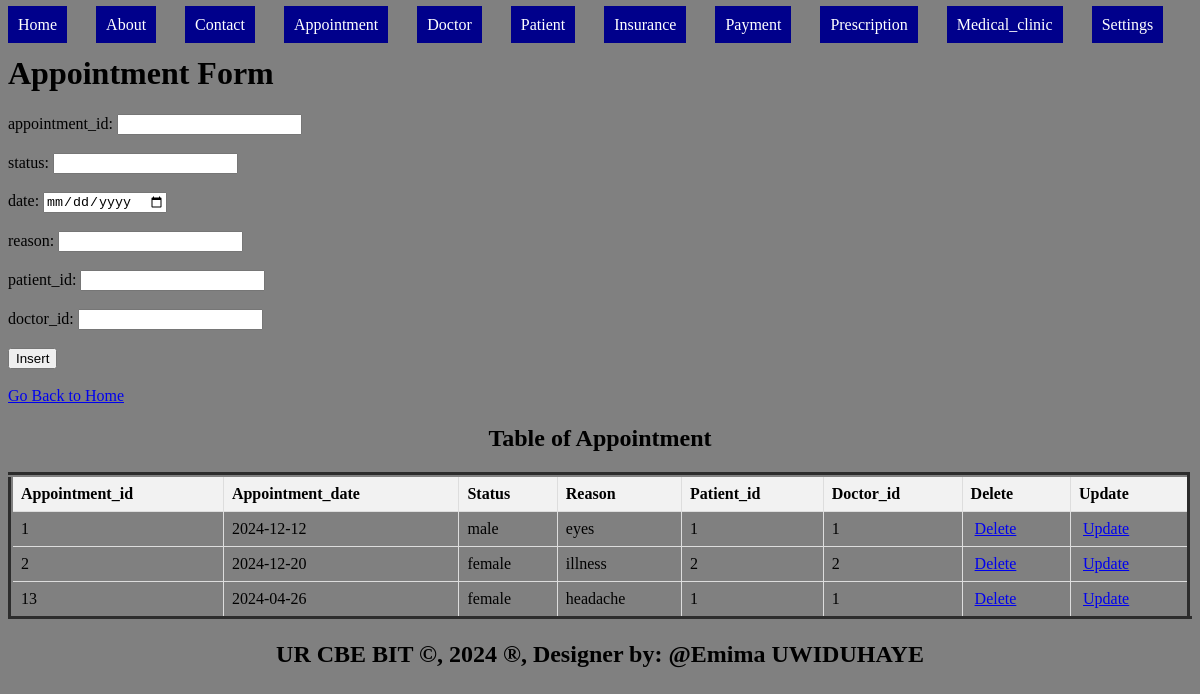
/appointment.php, run on the app's committed database.
### tables this page shows
CREATE TABLE `appointment` (
  `appointment_id` int(11) NOT NULL,
  `appointmentdate` date DEFAULT NULL,
  `status_` varchar(20) DEFAULT NULL,
  `reason` varchar(18) DEFAULT NULL,
  `patient_id` int(11) DEFAULT NULL,
  `doctor_id` int(11) DEFAULT NULL
);

### appointment.php (the view, shortened to what this page needs)
<!DOCTYPE html>
<html>
<head>
<form method="post" onsubmit="return confirmInsert();">
</head>
<body bgcolor="grey">
  <ul style="list-style-type: none; padding: 0;">
    <li style="display: inline; margin-right: 10px;"><a href="./home.html" style="padding: 10px; color: white; background-color:  darkblue; text-decoration: none; margin-right: 15px;">Home</a></li>
    <li style="display: inline; margin-right: 10px;"><a href="./about.html" style="padding: 10px; color: white; background-color:  darkblue; text-decoration: none; margin-right: 15px;">About</a></li>
    <li style="display: inline; margin-right: 10px;"><a href="./contact.html" style="padding: 10px; color: white; background-color: darkblue; text-decoration: none; margin-right: 15px;">Contact</a></li>
    <li style="display: inline; margin-right: 10px;"><a href="./Appointment.php" style="padding: 10px; color: white; background-color:  darkblue; text-decoration: none; margin-right: 15px;">Appointment</a></li>
    <li style="display: inline; margin-right: 10px;"><a href="./Doctor.php" style="padding: 10px; color: white; background-color: darkblue;text-decoration: none; margin-right: 15px;">Doctor</a></li>
    <li style="display: inline; margin-right: 10px;"><a href="./Patient.php" style="padding: 10px; color: white; background-color: darkblue; text-decoration: none; margin-right: 15px;">Patient</a></li>
    <li style="display: inline; margin-right: 10px;"><a href="./Insurance.php" style="padding: 10px; color: white; background-color:  darkblue; text-decoration: none; margin-right: 15px;">Insurance</a></li>
    <li style="display: inline; margin-right: 10px;"><a href="./Payment.php" style="padding: 10px; color: white; background-color: darkblue;text-decoration: none; margin-right: 15px;">Payment</a></li>
    <li style="display: inline; margin-right: 10px;"><a href="./Prescription.php" style="padding: 10px; color: white; background-color:  darkblue; text-decoration: none; margin-right: 15px;">Prescription</a></li>
    <li style="display: inline; margin-right: 10px;"><a href="./Medical.php" style="padding: 10px; color: white; background-color: darkblue;text-decoration: none; margin-right: 15px;">Medical_clinic</a></li>
    <li class="dropdown" style="display: inline; margin-right: 10px;">
      <a href="#" style="padding: 10px; color: white; background-color: darkblue; text-decoration: none; margin-right: 15px;">Settings</a>
    </li>
  </ul>
    <h1>Appointment Form</h1>
<form method="post" action="appointment.php">
<label for="appid">appointment_id:</label>
<input type="number" id="appid" name="appid" required><br><br>
<label for="name">status:</label>
<input type="text" id="status" name="status" required><br><br>
<label for="date">date:</label>
<input type="date" id="date" name="date" required><br><br>
<label for="reason">reason:</label>
<input type="text" id="reason" name="reason" required><br><br>
<label for="pid">patient_id:</label>
<input type="number" id="pid" name="pid" required><br><br>
<label for="did">doctor_id:</label>
<input type="number" id="pid" name="did" required><br><br>
<input type="submit" name="add" value="Insert"><br><br>
<a href="./home.html">Go Back to Home</a>
</form>
<!DOCTYPE html>
<html>
<head>
</head>
<body>
    <center><h2>Table of Appointment</h2></center>
    <table border="5">
        <tr>
            <th>Appointment_id</th>
            <th>Appointment_date</th>
            <th>Status</th>
            <th>Reason</th>
           <th>Patient_id</th>
            <th>Doctor_id</th>
             <th>Delete</th>
            <th>Update</th>
        </tr>
        <?php
        $host = "localhost";
        $user = "root";
        $pass = "";
        $database = "emima";
        $connection = new mysqli($host, $user, $pass, $database);
        $sql = "SELECT * FROM appointment";
        $result = $connection->query($sql);
        if ($result->num_rows > 0) {
            while ($row = $result->fetch_assoc()) {
                $appid = $row['appointment_id'];
                echo "<tr>
                    <td>" . $row['appointment_id'] . "</td>
                    <td>" . $row['appointmentdate'] . "</td>
                     <td>" . $row['status_'] . "</td>
                     <td>" . $row['reason'] . "</td>
                    <td>" . $row['patient_id'] . "</td>
                    <td>" . $row['doctor_id'] . "</td>
                    <td><a style='padding:4px' href='delete_appointment.php?appointment_id=$appid'>Delete</a></td>
                    <td><a style='padding:4px' href='update_appointment.php?appointment_id=$appid'>Update</a></td>
                </tr>";
            }
        } else {
            echo "<tr><td colspan='6'>No data found</td></tr>";
        }
        ?>
    </table>
</body>
<footer>
  <center>
    <b><h2>UR CBE BIT &copy, 2024 &reg, Designer by: @Emima UWIDUHAYE</h2></b>
  </center>
</footer>
</body>
</html>

### appointment.php (style rules this page uses)
.dropdown { position: relative; display: inline; margin-right: 10px; }
table { width: 100%; border-collapse: collapse; }
th, td { border: 1px solid #ddd; padding: 8px; text-align: left; }
th { background-color: #f2f2f2; }

### data on the page
appointment: appointment_id "1", appointmentdate "2024-12-12", status_ "male", reason "eyes", patient "1", doctor "1"
appointment: appointment_id "2", appointmentdate "2024-12-20", status_ "female", reason "illness", patient "2", doctor "2"
appointment: appointment_id "13", appointmentdate "2024-04-26", status_ "female", reason "headache", patient "1", doctor "1"
